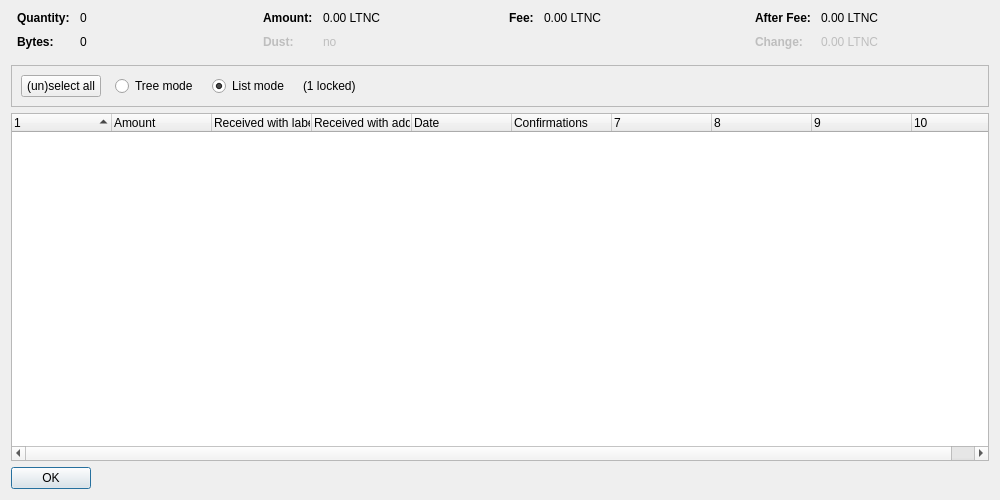
<?xml version="1.0" encoding="UTF-8"?>
<ui version="4.0">
 <class>CoinControlDialog</class>
 <widget class="QDialog" name="CoinControlDialog">
  <property name="geometry">
   <rect>
    <x>0</x>
    <y>0</y>
    <width>1000</width>
    <height>500</height>
   </rect>
  </property>
  <property name="windowTitle">
   <string>Coin Selection</string>
  </property>
  <layout class="QVBoxLayout" name="verticalLayout">
   <item>
    <layout class="QHBoxLayout" name="horizontalLayoutTop" stretch="0,0,0,0">
     <property name="topMargin">
      <number>0</number>
     </property>
     <property name="bottomMargin">
      <number>10</number>
     </property>
     <item>
      <layout class="QFormLayout" name="formLayoutCoinControl1">
       <property name="horizontalSpacing">
        <number>10</number>
       </property>
       <property name="verticalSpacing">
        <number>10</number>
       </property>
       <property name="leftMargin">
        <number>6</number>
       </property>
       <property name="rightMargin">
        <number>6</number>
       </property>
       <item row="0" column="0">
        <widget class="QLabel" name="labelCoinControlQuantityText">
         <property name="font">
          <font>
           <weight>75</weight>
           <bold>true</bold>
          </font>
         </property>
         <property name="text">
          <string>Quantity:</string>
         </property>
        </widget>
       </item>
       <item row="0" column="1">
        <widget class="QLabel" name="labelCoinControlQuantity">
         <property name="cursor">
          <cursorShape>IBeamCursor</cursorShape>
         </property>
         <property name="contextMenuPolicy">
          <enum>Qt::ActionsContextMenu</enum>
         </property>
         <property name="text">
          <string notr="true">0</string>
         </property>
         <property name="textInteractionFlags">
          <set>Qt::LinksAccessibleByMouse|Qt::TextSelectableByKeyboard|Qt::TextSelectableByMouse</set>
         </property>
        </widget>
       </item>
       <item row="1" column="0">
        <widget class="QLabel" name="labelCoinControlBytesText">
         <property name="font">
          <font>
           <weight>75</weight>
           <bold>true</bold>
          </font>
         </property>
         <property name="text">
          <string>Bytes:</string>
         </property>
        </widget>
       </item>
       <item row="1" column="1">
        <widget class="QLabel" name="labelCoinControlBytes">
         <property name="cursor">
          <cursorShape>IBeamCursor</cursorShape>
         </property>
         <property name="contextMenuPolicy">
          <enum>Qt::ActionsContextMenu</enum>
         </property>
         <property name="text">
          <string notr="true">0</string>
         </property>
         <property name="textInteractionFlags">
          <set>Qt::LinksAccessibleByMouse|Qt::TextSelectableByKeyboard|Qt::TextSelectableByMouse</set>
         </property>
        </widget>
       </item>
      </layout>
     </item>
     <item>
      <layout class="QFormLayout" name="formLayoutCoinControl2">
       <property name="horizontalSpacing">
        <number>10</number>
       </property>
       <property name="verticalSpacing">
        <number>10</number>
       </property>
       <property name="leftMargin">
        <number>6</number>
       </property>
       <property name="rightMargin">
        <number>6</number>
       </property>
       <item row="0" column="0">
        <widget class="QLabel" name="labelCoinControlAmountText">
         <property name="font">
          <font>
           <weight>75</weight>
           <bold>true</bold>
          </font>
         </property>
         <property name="text">
          <string>Amount:</string>
         </property>
        </widget>
       </item>
       <item row="0" column="1">
        <widget class="QLabel" name="labelCoinControlAmount">
         <property name="cursor">
          <cursorShape>IBeamCursor</cursorShape>
         </property>
         <property name="contextMenuPolicy">
          <enum>Qt::ActionsContextMenu</enum>
         </property>
         <property name="text">
          <string notr="true">0.00 LTNC</string>
         </property>
         <property name="textInteractionFlags">
          <set>Qt::LinksAccessibleByMouse|Qt::TextSelectableByKeyboard|Qt::TextSelectableByMouse</set>
         </property>
        </widget>
       </item>
       <item row="1" column="0">
        <widget class="QLabel" name="labelCoinControlLowOutputText">
         <property name="enabled">
          <bool>false</bool>
         </property>
         <property name="font">
          <font>
           <weight>75</weight>
           <bold>true</bold>
          </font>
         </property>
         <property name="text">
          <string>Dust:</string>
         </property>
        </widget>
       </item>
       <item row="1" column="1">
        <widget class="QLabel" name="labelCoinControlLowOutput">
         <property name="enabled">
          <bool>false</bool>
         </property>
         <property name="cursor">
          <cursorShape>IBeamCursor</cursorShape>
         </property>
         <property name="contextMenuPolicy">
          <enum>Qt::ActionsContextMenu</enum>
         </property>
         <property name="text">
          <string notr="true">no</string>
         </property>
         <property name="textInteractionFlags">
          <set>Qt::LinksAccessibleByMouse|Qt::TextSelectableByKeyboard|Qt::TextSelectableByMouse</set>
         </property>
        </widget>
       </item>
      </layout>
     </item>
     <item>
      <layout class="QFormLayout" name="formLayoutCoinControl3">
       <property name="horizontalSpacing">
        <number>10</number>
       </property>
       <property name="verticalSpacing">
        <number>10</number>
       </property>
       <property name="leftMargin">
        <number>6</number>
       </property>
       <property name="rightMargin">
        <number>6</number>
       </property>
       <item row="0" column="0">
        <widget class="QLabel" name="labelCoinControlFeeText">
         <property name="font">
          <font>
           <weight>75</weight>
           <bold>true</bold>
          </font>
         </property>
         <property name="text">
          <string>Fee:</string>
         </property>
        </widget>
       </item>
       <item row="0" column="1">
        <widget class="QLabel" name="labelCoinControlFee">
         <property name="cursor">
          <cursorShape>IBeamCursor</cursorShape>
         </property>
         <property name="contextMenuPolicy">
          <enum>Qt::ActionsContextMenu</enum>
         </property>
         <property name="text">
          <string notr="true">0.00 LTNC</string>
         </property>
         <property name="textInteractionFlags">
          <set>Qt::LinksAccessibleByMouse|Qt::TextSelectableByKeyboard|Qt::TextSelectableByMouse</set>
         </property>
        </widget>
       </item>
      </layout>
     </item>
     <item>
      <layout class="QFormLayout" name="formLayoutCoinControl4">
       <property name="horizontalSpacing">
        <number>10</number>
       </property>
       <property name="verticalSpacing">
        <number>10</number>
       </property>
       <property name="leftMargin">
        <number>6</number>
       </property>
       <property name="rightMargin">
        <number>6</number>
       </property>
       <item row="0" column="0">
        <widget class="QLabel" name="labelCoinControlAfterFeeText">
         <property name="font">
          <font>
           <weight>75</weight>
           <bold>true</bold>
          </font>
         </property>
         <property name="text">
          <string>After Fee:</string>
         </property>
        </widget>
       </item>
       <item row="0" column="1">
        <widget class="QLabel" name="labelCoinControlAfterFee">
         <property name="cursor">
          <cursorShape>IBeamCursor</cursorShape>
         </property>
         <property name="contextMenuPolicy">
          <enum>Qt::ActionsContextMenu</enum>
         </property>
         <property name="text">
          <string notr="true">0.00 LTNC</string>
         </property>
         <property name="textInteractionFlags">
          <set>Qt::LinksAccessibleByMouse|Qt::TextSelectableByKeyboard|Qt::TextSelectableByMouse</set>
         </property>
        </widget>
       </item>
       <item row="1" column="0">
        <widget class="QLabel" name="labelCoinControlChangeText">
         <property name="enabled">
          <bool>false</bool>
         </property>
         <property name="font">
          <font>
           <weight>75</weight>
           <bold>true</bold>
          </font>
         </property>
         <property name="text">
          <string>Change:</string>
         </property>
        </widget>
       </item>
       <item row="1" column="1">
        <widget class="QLabel" name="labelCoinControlChange">
         <property name="enabled">
          <bool>false</bool>
         </property>
         <property name="cursor">
          <cursorShape>IBeamCursor</cursorShape>
         </property>
         <property name="contextMenuPolicy">
          <enum>Qt::ActionsContextMenu</enum>
         </property>
         <property name="text">
          <string notr="true">0.00 LTNC</string>
         </property>
         <property name="textInteractionFlags">
          <set>Qt::LinksAccessibleByMouse|Qt::TextSelectableByKeyboard|Qt::TextSelectableByMouse</set>
         </property>
        </widget>
       </item>
      </layout>
     </item>
    </layout>
   </item>
   <item>
    <widget class="QFrame" name="frame">
     <property name="minimumSize">
      <size>
       <width>0</width>
       <height>40</height>
      </size>
     </property>
     <property name="frameShape">
      <enum>QFrame::StyledPanel</enum>
     </property>
     <property name="frameShadow">
      <enum>QFrame::Sunken</enum>
     </property>
     <layout class="QHBoxLayout" name="horizontalLayout">
      <item>
       <layout class="QHBoxLayout" name="horizontalLayoutPanel" stretch="0,0,0,0,0">
        <property name="spacing">
         <number>14</number>
        </property>
        <item>
         <widget class="QPushButton" name="pushButtonSelectAll">
          <property name="sizePolicy">
           <sizepolicy hsizetype="Maximum" vsizetype="Fixed">
            <horstretch>0</horstretch>
            <verstretch>0</verstretch>
           </sizepolicy>
          </property>
          <property name="text">
           <string>(un)select all</string>
          </property>
          <property name="autoDefault">
           <bool>false</bool>
          </property>
         </widget>
        </item>
        <item>
         <widget class="QRadioButton" name="radioTreeMode">
          <property name="sizePolicy">
           <sizepolicy hsizetype="Maximum" vsizetype="Fixed">
            <horstretch>0</horstretch>
            <verstretch>0</verstretch>
           </sizepolicy>
          </property>
          <property name="text">
           <string>Tree mode</string>
          </property>
         </widget>
        </item>
        <item>
         <widget class="QRadioButton" name="radioListMode">
          <property name="sizePolicy">
           <sizepolicy hsizetype="Maximum" vsizetype="Fixed">
            <horstretch>0</horstretch>
            <verstretch>0</verstretch>
           </sizepolicy>
          </property>
          <property name="text">
           <string>List mode</string>
          </property>
          <property name="checked">
           <bool>true</bool>
          </property>
         </widget>
        </item>
        <item>
         <widget class="QLabel" name="labelLocked">
          <property name="text">
           <string notr="true">(1 locked)</string>
          </property>
         </widget>
        </item>
        <item>
         <spacer name="horizontalSpacer">
          <property name="orientation">
           <enum>Qt::Horizontal</enum>
          </property>
          <property name="sizeHint" stdset="0">
           <size>
            <width>40</width>
            <height>20</height>
           </size>
          </property>
         </spacer>
        </item>
       </layout>
      </item>
     </layout>
    </widget>
   </item>
   <item>
    <widget class="CoinControlTreeWidget" name="treeWidget">
     <property name="contextMenuPolicy">
      <enum>Qt::CustomContextMenu</enum>
     </property>
     <property name="sortingEnabled">
      <bool>false</bool>
     </property>
     <property name="columnCount">
      <number>10</number>
     </property>
     <attribute name="headerShowSortIndicator" stdset="0">
      <bool>true</bool>
     </attribute>
     <attribute name="headerStretchLastSection">
      <bool>false</bool>
     </attribute>
     <column>
      <property name="text">
       <string/>
      </property>
     </column>
     <column>
      <property name="text">
       <string>Amount</string>
      </property>
     </column>
     <column>
      <property name="text">
       <string>Received with label</string>
      </property>
     </column>
     <column>
      <property name="text">
       <string>Received with address</string>
      </property>
     </column>
     <column>
      <property name="text">
       <string>Date</string>
      </property>
     </column>
     <column>
      <property name="text">
       <string>Confirmations</string>
      </property>
      <property name="toolTip">
       <string>Confirmed</string>
      </property>
     </column>
     <column>
      <property name="text">
       <string/>
      </property>
     </column>
     <column>
      <property name="text">
       <string/>
      </property>
     </column>
     <column>
      <property name="text">
       <string/>
      </property>
     </column>
     <column>
      <property name="text">
       <string/>
      </property>
     </column>
    </widget>
   </item>
   <item>
    <widget class="QDialogButtonBox" name="buttonBox">
     <property name="sizePolicy">
      <sizepolicy hsizetype="Maximum" vsizetype="Fixed">
       <horstretch>0</horstretch>
       <verstretch>0</verstretch>
      </sizepolicy>
     </property>
     <property name="orientation">
      <enum>Qt::Horizontal</enum>
     </property>
     <property name="standardButtons">
      <set>QDialogButtonBox::Ok</set>
     </property>
    </widget>
   </item>
  </layout>
 </widget>
 <customwidgets>
  <customwidget>
   <class>CoinControlTreeWidget</class>
   <extends>QTreeWidget</extends>
   <header>qt/coincontroltreewidget.h</header>
  </customwidget>
 </customwidgets>
 <resources/>
 <connections/>
</ui>
